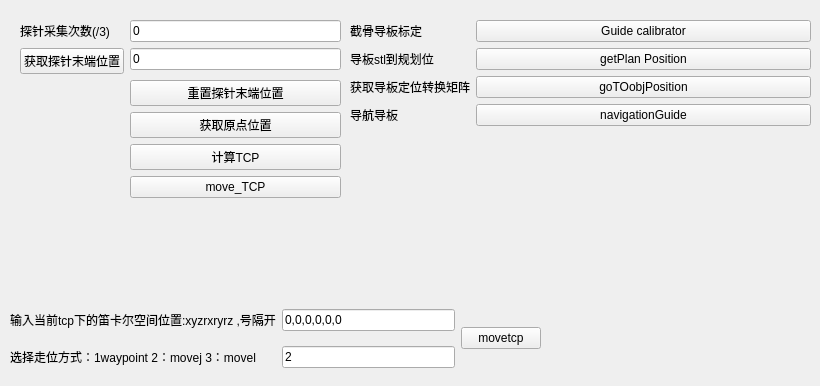
     <widget class="QWidget" name="tab_7">
      <attribute name="title">
       <string>导板标定</string>
      </attribute>
      <widget class="QWidget" name="formLayoutWidget_4">
       <property name="geometry">
        <rect>
         <x>350</x>
         <y>20</y>
         <width>461</width>
         <height>271</height>
        </rect>
       </property>
       <layout class="QFormLayout" name="formLayout_4">
        <item row="0" column="1">
         <widget class="QPushButton" name="pushButton_cailbration">
          <property name="text">
           <string>Guide calibrator</string>
          </property>
         </widget>
        </item>
        <item row="1" column="0">
         <widget class="QLabel" name="Label_5">
          <property name="text">
           <string>导板stl到规划位</string>
          </property>
         </widget>
        </item>
        <item row="1" column="1">
         <widget class="QPushButton" name="pushButton_getPlanPosition">
          <property name="text">
           <string>getPlan Position</string>
          </property>
         </widget>
        </item>
        <item row="3" column="0">
         <widget class="QLabel" name="Label_25">
          <property name="text">
           <string>获取导板定位转换矩阵</string>
          </property>
         </widget>
        </item>
        <item row="3" column="1">
         <widget class="QPushButton" name="pushButton_goTOobjPosition">
          <property name="text">
           <string>goTOobjPosition</string>
          </property>
         </widget>
        </item>
        <item row="4" column="0">
         <widget class="QLabel" name="Label_7">
          <property name="text">
           <string>导航导板</string>
          </property>
         </widget>
        </item>
        <item row="4" column="1">
         <widget class="QPushButton" name="pushButton_navigationGuide">
          <property name="text">
           <string>navigationGuide</string>
          </property>
         </widget>
        </item>
        <item row="0" column="0">
         <widget class="QLabel" name="Label_4">
          <property name="text">
           <string>截骨导板标定</string>
          </property>
         </widget>
        </item>
       </layout>
      </widget>
      <widget class="QWidget" name="formLayoutWidget_5">
       <property name="geometry">
        <rect>
         <x>20</x>
         <y>20</y>
         <width>321</width>
         <height>271</height>
        </rect>
       </property>
       <layout class="QFormLayout" name="formLayout_5">
        <item row="2" column="0">
         <widget class="QLabel" name="label_28">
          <property name="text">
           <string>探针采集次数(/3)</string>
          </property>
         </widget>
        </item>
        <item row="4" column="0">
         <widget class="QPushButton" name="GetProbeEndPosOneBtn">
          <property name="text">
           <string>获取探针末端位置</string>
          </property>
         </widget>
        </item>
        <item row="4" column="1">
         <widget class="QLineEdit" name="ProbeEndTwoCountLineEdit">
          <property name="layoutDirection">
           <enum>Qt::RightToLeft</enum>
          </property>
          <property name="text">
           <string>0</string>
          </property>
         </widget>
        </item>
        <item row="6" column="1">
         <widget class="QPushButton" name="GetGuiderOriginPosBtn">
          <property name="text">
           <string>获取原点位置</string>
          </property>
         </widget>
        </item>
        <item row="7" column="1">
         <widget class="QPushButton" name="CalculateGuiderTCPOneBtn">
          <property name="text">
           <string>计算TCP</string>
          </property>
         </widget>
        </item>
        <item row="8" column="1">
         <widget class="QPushButton" name="pushButton_MTCP">
          <property name="text">
           <string>move_TCP</string>
          </property>
         </widget>
        </item>
        <item row="5" column="1">
         <widget class="QPushButton" name="ResetProbeEndPosOneBtn">
          <property name="text">
           <string>重置探针末端位置</string>
          </property>
         </widget>
        </item>
        <item row="2" column="1">
         <widget class="QLineEdit" name="ProbeEndOneCountLineEdit">
          <property name="layoutDirection">
           <enum>Qt::RightToLeft</enum>
          </property>
          <property name="text">
           <string>0</string>
          </property>
         </widget>
        </item>
       </layout>
      </widget>
      <widget class="QWidget" name="layoutWidget">
       <property name="geometry">
        <rect>
         <x>10</x>
         <y>300</y>
         <width>531</width>
         <height>77</height>
        </rect>
       </property>
       <layout class="QGridLayout" name="gridLayout_5">
        <item row="0" column="2" rowspan="2">
         <widget class="QPushButton" name="pushButton_movetcpline">
          <property name="text">
           <string>movetcp</string>
          </property>
         </widget>
        </item>
        <item row="0" column="0">
         <widget class="QLabel" name="label_42">
          <property name="text">
           <string>输入当前tcp下的笛卡尔空间位置:xyzrxryrz ,号隔开</string>
          </property>
         </widget>
        </item>
        <item row="1" column="0">
         <widget class="QLabel" name="label_43">
          <property name="text">
           <string>选择走位方式：1waypoint 2：movej 3：movel</string>
          </property>
         </widget>
        </item>
        <item row="1" column="1">
         <widget class="QLineEdit" name="lineEdit_movetpye">
          <property name="text">
           <string>2</string>
          </property>
         </widget>
        </item>
        <item row="0" column="1">
         <widget class="QLineEdit" name="lineEdit_movetcpline">
          <property name="text">
           <string>0,0,0,0,0,0</string>
          </property>
         </widget>
        </item>
       </layout>
      </widget>
     </widget>
